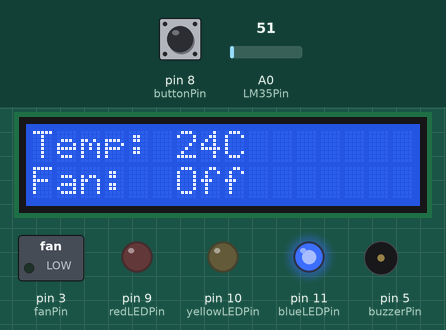
Recording of a sketch running on a simulated Arduino Uno, built with avr-gcc and run on an emulated ATmega328P. Shown: 16×2 character LCD, switched loads named in the sketch (green lamp = pin HIGH), output pins drawn as LEDs (lit = HIGH), buzzer (waves = sounding, pin HIGH). Dashed ring = blinking. The test bench sets the inputs (shaded band); at power-on: A0 (LM35Pin) = 51, pin 8 (buttonPin) HIGH.

Above: at 1.2 s.
1.3 s: A0 (LM35Pin) set to 56
At 2.1 s:
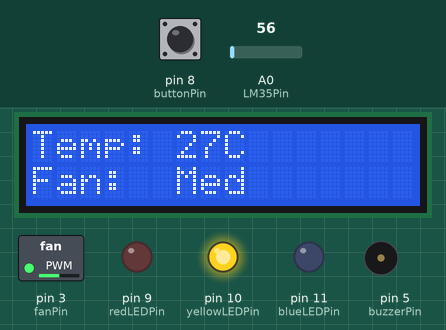
3.0 s: pin 8 (buttonPin) pulled LOW for 3.2 s
At 3.7 s:
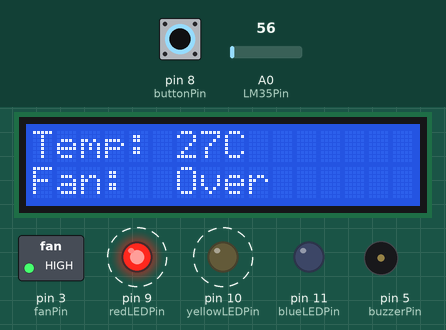
7.7 s: A0 (LM35Pin) set to 86
At 7.88 s:
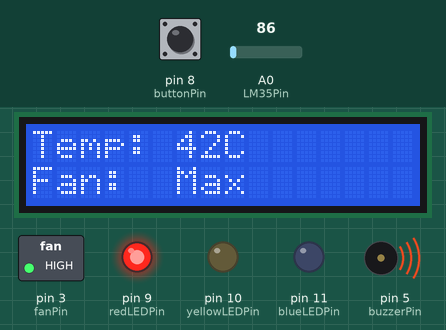
10.1 s: pin 8 (buttonPin) pulled LOW for 0.6 s
At 10.1 s:
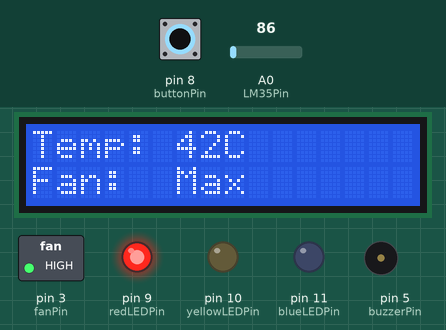
12.3 s: pin 8 (buttonPin) pulled LOW for 1 s
At 12.8 s:
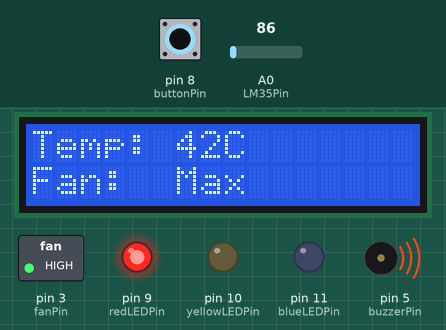
15.8 s: A0 (LM35Pin) set to 71
At 17.0 s:
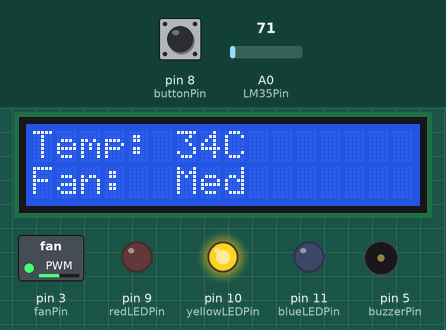
Timing chart, 0 to 18.7 s (numbered marks = the images above; inputs shaded):
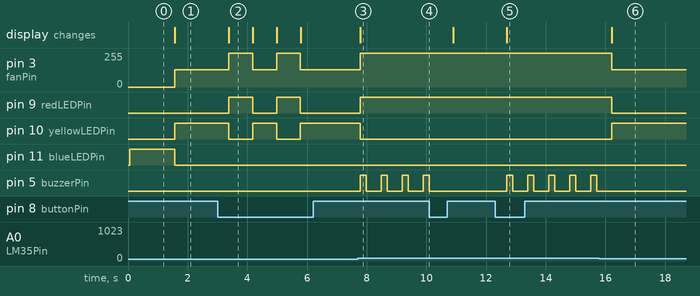

Measured:
- the behaviour switches between 51 and 52 on A0 (LM35Pin) (found by bisection; images 0 and 1)
- after the input at 1.3 s, pin 3 (fanPin): 0/255 → 128/255 after 0.27 s; pin 10 (yellowLEDPin): LOW → HIGH after 0.27 s; pin 11 (blueLEDPin): HIGH → LOW after 0.27 s; the display: changes after 0.27 s (image 1)
- after the input at 3.0 s, pin 3 (fanPin): alternates 255/255 for 0.80 s and 128/255 for 0.80 s, 4 changes in all, then stays 128/255, starting after 0.38 s; pin 9 (redLEDPin): alternates HIGH for 0.80 s and LOW for 0.80 s, 4 changes in all, then stays LOW, starting after 0.38 s
- after the input at 7.7 s, pin 3 (fanPin): 128/255 → 255/255 after 0.09 s; pin 9 (redLEDPin): LOW → HIGH after 0.09 s; pin 10 (yellowLEDPin): HIGH → LOW after 0.09 s; pin 5 (buzzerPin): alternates HIGH for 0.20 s and LOW for 0.50 s, starting after 0.09 s; the display: changes after 0.09 s (image 3)
- after the input at 10.1 s, pin 5 (buzzerPin): stops changing and stays LOW
- after the input at 12.3 s, pin 5 (buzzerPin): alternates HIGH for 0.20 s and LOW for 0.50 s, starting after 0.40 s; the display: changes after 0.40 s (image 5)
- after the input at 15.8 s, pin 3 (fanPin): 255/255 → 128/255 after 0.41 s; pin 9 (redLEDPin): HIGH → LOW after 0.41 s; pin 10 (yellowLEDPin): LOW → HIGH after 0.41 s; pin 5 (buzzerPin): stops changing and stays LOW; the display: changes after 0.41 s (image 6)

The sketch:

Temp_sense_automation_hub_with_button__CODE.ino
```cpp
#include <LiquidCrystal.h>

// Pin assignments
const int LM35Pin = A0;        // LM35 Temperature Sensor
const int fanPin = 3;          // Fan control (PWM pin)
const int buzzerPin = 5;       // Buzzer
const int redLEDPin = 9;       // RGB LED Red
const int yellowLEDPin = 10;   // RGB LED Yellow
const int blueLEDPin = 11;     // RGB LED Blue
const int buttonPin = 8;       // Push button

// LCD pin assignments
LiquidCrystal lcd(A1, A2, A3, A4, A5, 6);  // RS, E, D4, D5, D6, D7

int temperatureC;
int buttonState = 0;
bool fanOverride = false;

void setup() {
  pinMode(fanPin, OUTPUT);
  pinMode(buzzerPin, OUTPUT);
  pinMode(redLEDPin, OUTPUT);
  pinMode(yellowLEDPin, OUTPUT);
  pinMode(blueLEDPin, OUTPUT);
  pinMode(buttonPin, INPUT_PULLUP);  // Internal pull-up for button

  lcd.begin(16, 2);  // Initialize LCD
  lcd.print("Temp: ");
  lcd.setCursor(0, 1);  // Move cursor to second line
  lcd.print("Fan: ");
}

void loop() {
  // Correct formula to read temperature from LM35
  float voltage = analogRead(LM35Pin) * (5.0 / 1023.0);  // Convert analog reading to voltage
  temperatureC = voltage * 100;  // Convert voltage to temperature (LM35 provides 10mV per degree Celsius)

  // Display temperature on LCD
  lcd.setCursor(6, 0);  // Move cursor after "Temp: "
  lcd.print(temperatureC);
  lcd.print("C  ");     // Extra spaces to clear old digits

  // Read the push button state
  buttonState = digitalRead(buttonPin);

  if (buttonState == LOW) {
    fanOverride = !fanOverride;  // Toggle fan override when button is pressed
    delay(300);  // Debounce delay
  }

  // Control fan and LEDs based on temperature
  if (!fanOverride) {
    if (temperatureC < 25) {
      analogWrite(fanPin, 0);  // Turn fan off
      digitalWrite(redLEDPin, LOW);
      digitalWrite(yellowLEDPin, LOW);
      digitalWrite(blueLEDPin, HIGH);  // Cool temperature - Blue LED
      lcd.setCursor(6, 1);  // Move cursor after "Fan: "
      lcd.print("Off ");
    } else if (temperatureC >= 25 && temperatureC <= 35) {
      analogWrite(fanPin, 128);  // Medium speed
      digitalWrite(redLEDPin, LOW);
      digitalWrite(yellowLEDPin, HIGH);  // Moderate temperature - Yellow LED
      digitalWrite(blueLEDPin, LOW);
      lcd.setCursor(6, 1);
      lcd.print("Med ");
    } else if (temperatureC > 35) {
      analogWrite(fanPin, 255);  // Max speed
      digitalWrite(redLEDPin, HIGH);  // Hot temperature - Red LED
      digitalWrite(yellowLEDPin, LOW);
      digitalWrite(blueLEDPin, LOW);
      lcd.setCursor(6, 1);
      lcd.print("Max ");

      // Activate buzzer when temperature is too high
      digitalWrite(buzzerPin, HIGH);
      delay(200);
      digitalWrite(buzzerPin, LOW);
    }
  } else {
    // Fan override mode (manual fan control)
    analogWrite(fanPin, 255);  // Set fan to max speed
    digitalWrite(redLEDPin, HIGH);  // Indicate override mode with Red LED
    digitalWrite(yellowLEDPin, LOW);
    digitalWrite(blueLEDPin, LOW);
    lcd.setCursor(6, 1);
    lcd.print("Over");  // Display override status
  }

  delay(500);  // Delay for next reading
}
```
